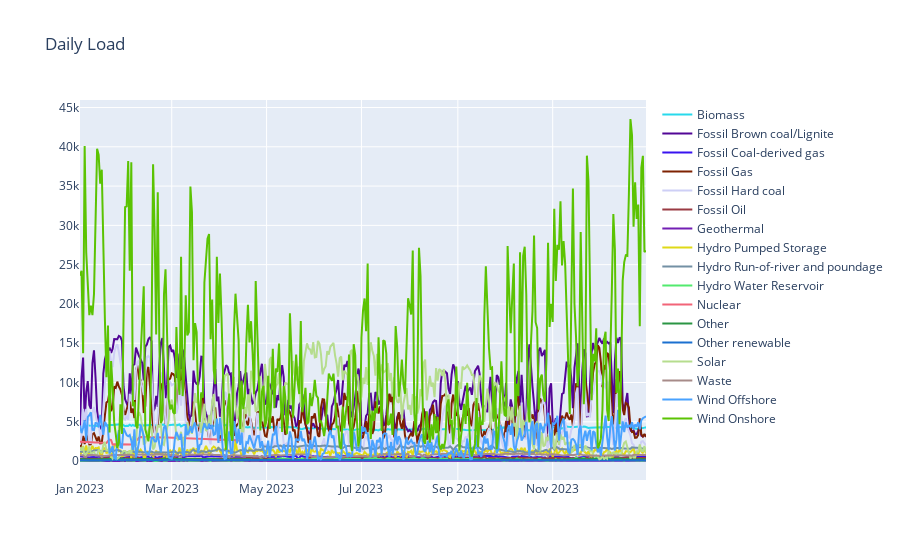
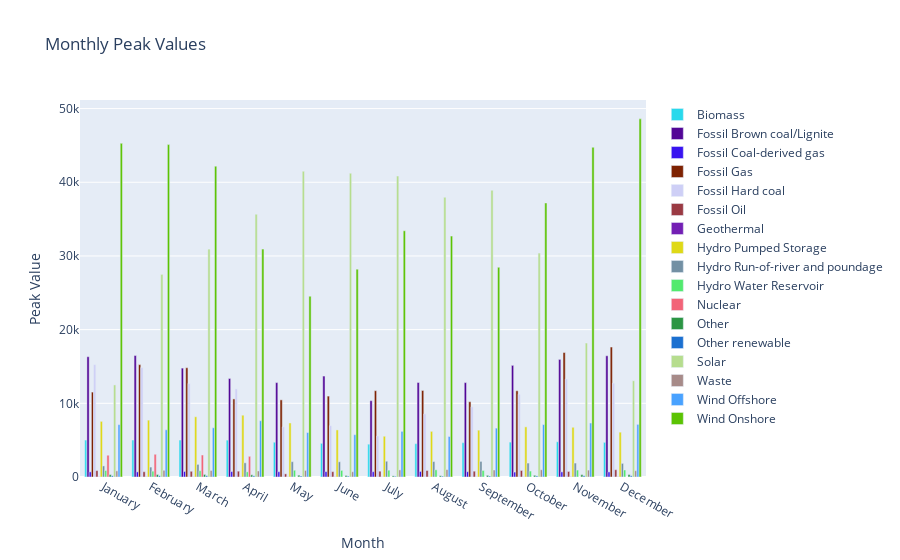
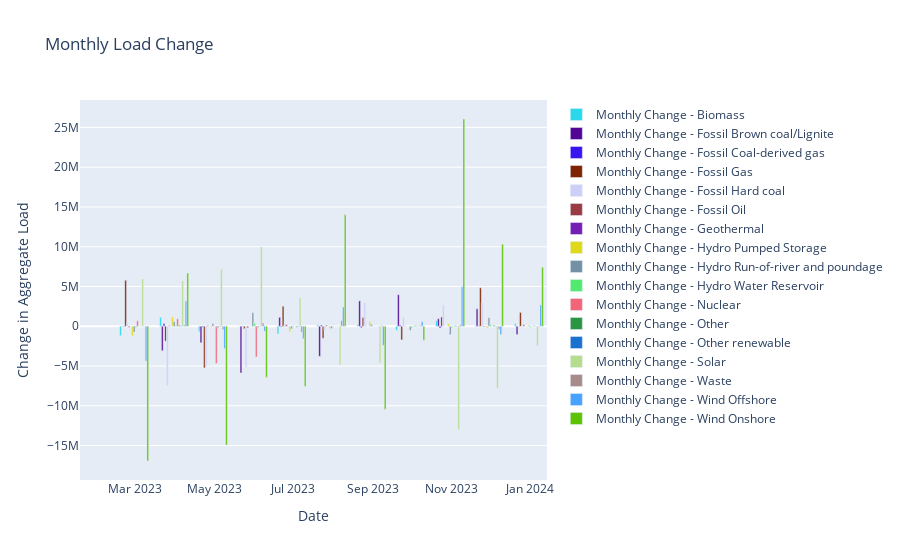

Notebook code for these charts, in order:
### Code cell
visualise_data(df_read)
#display_stats(df)

### Figure 1 — Plotly figure (JSON) as saved in the notebook; plotly's stock layout.template omitted (floating-point values rounded to 4 significant figures; data arrays with more than 128 entries replaced by an {"elided": "..."} marker saying what was removed)
{"data": [{"line": {"color": "rgb(40, 217, 236)"}, "name": "Biomass", "type": "scatter", "x": {"elided": "365 str values"}, "y": {"elided": "365 float values"}}, {"line": {"color": "rgb(82, 6, 150)"}, "name": "Fossil Brown coal/Lignite", "type": "scatter", "x": {"elided": "365 str values"}, "y": {"elided": "365 float values"}}, {"line": {"color": "rgb(57, 19, 240)"}, "name": "Fossil Coal-derived gas", "type": "scatter", "x": {"elided": "365 str values"}, "y": {"elided": "365 float values"}}, {"line": {"color": "rgb(126, 34, 2)"}, "name": "Fossil Gas", "type": "scatter", "x": {"elided": "365 str values"}, "y": {"elided": "365 float values"}}, {"line": {"color": "rgb(206, 207, 246)"}, "name": "Fossil Hard coal", "type": "scatter", "x": {"elided": "365 str values"}, "y": {"elided": "365 float values"}}, {"line": {"color": "rgb(154, 58, 67)"}, "name": "Fossil Oil", "type": "scatter", "x": {"elided": "365 str values"}, "y": {"elided": "365 float values"}}, {"line": {"color": "rgb(115, 31, 180)"}, "name": "Geothermal", "type": "scatter", "x": {"elided": "365 str values"}, "y": {"elided": "365 float values"}}, {"line": {"color": "rgb(223, 217, 23)"}, "name": "Hydro Pumped Storage", "type": "scatter", "x": {"elided": "365 str values"}, "y": {"elided": "365 float values"}}, {"line": {"color": "rgb(115, 144, 164)"}, "name": "Hydro Run-of-river and poundage", "type": "scatter", "x": {"elided": "365 str values"}, "y": {"elided": "365 float values"}}, {"line": {"color": "rgb(82, 234, 110)"}, "name": "Hydro Water Reservoir", "type": "scatter", "x": {"elided": "365 str values"}, "y": {"elided": "365 float values"}}, {"line": {"color": "rgb(242, 100, 120)"}, "name": "Nuclear", "type": "scatter", "x": {"elided": "365 str values"}, "y": {"elided": "365 float values"}}, {"line": {"color": "rgb(43, 149, 68)"}, "name": "Other", "type": "scatter", "x": {"elided": "365 str values"}, "y": {"elided": "365 float values"}}, {"line": {"color": "rgb(27, 112, 208)"}, "name": "Other renewable", "type": "scatter", "x": {"elided": "365 str values"}, "y": {"elided": "365 float values"}}, {"line": {"color": "rgb(182, 221, 142)"}, "name": "Solar", "type": "scatter", "x": {"elided": "365 str values"}, "y": {"elided": "365 float values"}}, {"line": {"color": "rgb(167, 139, 137)"}, "name": "Waste", "type": "scatter", "x": {"elided": "365 str values"}, "y": {"elided": "365 float values"}}, {"line": {"color": "rgb(73, 162, 255)"}, "name": "Wind Offshore", "type": "scatter", "x": {"elided": "365 str values"}, "y": {"elided": "365 float values"}}, {"line": {"color": "rgb(91, 195, 3)"}, "name": "Wind Onshore", "type": "scatter", "x": {"elided": "365 str values"}, "y": {"elided": "365 float values"}}], "layout": {"title": {"text": "Daily Load "}}}

### Figure 2 — Plotly figure (JSON) as saved in the notebook; plotly's stock layout.template omitted (floating-point values rounded to 4 significant figures)
{"data": [{"marker": {"color": "rgb(40, 217, 236)"}, "name": "Biomass", "type": "bar", "x": ["January", "February", "March", "April", "May", "June", "July", "August", "September", "October", "November", "December"], "y": [5016.0, 5021.0, 5018.0, 5004.0, 4719.0, 4569.0, 4456.0, 4528.0, 4662.0, 4732.0, 4780.0, 4704.0]}, {"marker": {"color": "rgb(82, 6, 150)"}, "name": "Fossil Brown coal/Lignite", "type": "bar", "x": ["January", "February", "March", "April", "May", "June", "July", "August", "September", "October", "November", "December"], "y": [16330.0, 16490.0, 14780.0, 13370.0, 12810.0, 13700.0, 10360.0, 12820.0, 12810.0, 15150.0, 15960.0, 16450.0]}, {"marker": {"color": "rgb(57, 19, 240)"}, "name": "Fossil Coal-derived gas", "type": "bar", "x": ["January", "February", "March", "April", "May", "June", "July", "August", "September", "October", "November", "December"], "y": [698.0, 698.0, 753.0, 739.0, 721.0, 730.0, 721.0, 756.0, 721.0, 669.0, 698.0, 692.0]}, {"marker": {"color": "rgb(126, 34, 2)"}, "name": "Fossil Gas", "type": "bar", "x": ["January", "February", "March", "April", "May", "June", "July", "August", "September", "October", "November", "December"], "y": [11520.0, 15250.0, 14830.0, 10600.0, 10470.0, 10980.0, 11710.0, 11740.0, 10220.0, 11700.0, 16890.0, 17640.0]}, {"marker": {"color": "rgb(206, 207, 246)"}, "name": "Fossil Hard coal", "type": "bar", "x": ["January", "February", "March", "April", "May", "June", "July", "August", "September", "October", "November", "December"], "y": [15260.0, 14850.0, 12700.0, 11960.0, 6800.0, 6965.0, 5567.0, 8568.0, 9521.0, 11240.0, 13300.0, 12740.0]}, {"marker": {"color": "rgb(154, 58, 67)"}, "name": "Fossil Oil", "type": "bar", "x": ["January", "February", "March", "April", "May", "June", "July", "August", "September", "October", "November", "December"], "y": [870.0, 718.0, 775.0, 791.0, 428.0, 728.0, 790.0, 883.0, 788.0, 885.0, 753.0, 986.0]}, {"marker": {"color": "rgb(115, 31, 180)"}, "name": "Geothermal", "type": "bar", "x": ["January", "February", "March", "April", "May", "June", "July", "August", "September", "October", "November", "December"], "y": [32.0, 32.0, 31.0, 27.0, 30.0, 28.0, 23.0, 23.0, 25.0, 28.0, 32.0, 32.0]}, {"marker": {"color": "rgb(223, 217, 23)"}, "name": "Hydro Pumped Storage", "type": "bar", "x": ["January", "February", "March", "April", "May", "June", "July", "August", "September", "October", "November", "December"], "y": [7551.0, 7717.0, 8174.0, 8387.0, 7336.0, 6391.0, 5531.0, 6194.0, 6357.0, 6804.0, 6746.0, 6085.0]}, {"marker": {"color": "rgb(115, 144, 164)"}, "name": "Hydro Run-of-river and poundage", "type": "bar", "x": ["January", "February", "March", "April", "May", "June", "July", "August", "September", "October", "November", "December"], "y": [1504.0, 1347.0, 1713.0, 1925.0, 2078.0, 2064.0, 2139.0, 2093.0, 2117.0, 1892.0, 1890.0, 1847.0]}, {"marker": {"color": "rgb(82, 234, 110)"}, "name": "Hydro Water Reservoir", "type": "bar", "x": ["January", "February", "March", "April", "May", "June", "July", "August", "September", "October", "November", "December"], "y": [884.0, 792.0, 856.0, 706.0, 918.0, 897.0, 922.0, 976.0, 888.0, 809.0, 942.0, 951.0]}, {"marker": {"color": "rgb(242, 100, 120)"}, "name": "Nuclear", "type": "bar", "x": ["January", "February", "March", "April", "May", "June", "July", "August", "September", "October", "November", "December"], "y": [2956.0, 3084.0, 2983.0, 2807.0, NaN, NaN, NaN, NaN, NaN, NaN, NaN, NaN]}, {"marker": {"color": "rgb(43, 149, 68)"}, "name": "Other", "type": "bar", "x": ["January", "February", "March", "April", "May", "June", "July", "August", "September", "October", "November", "December"], "y": [327.0, 342.0, 349.0, 299.0, 250.0, 210.0, 154.0, 175.0, 227.0, 234.0, 321.0, 337.0]}, {"marker": {"color": "rgb(27, 112, 208)"}, "name": "Other renewable", "type": "bar", "x": ["January", "February", "March", "April", "May", "June", "July", "August", "September", "October", "November", "December"], "y": [168.0, 179.0, 182.0, 162.0, 136.0, 125.0, 96.0, 115.0, 133.0, 146.0, 175.0, 173.0]}, {"marker": {"color": "rgb(182, 221, 142)"}, "name": "Solar", "type": "bar", "x": ["January", "February", "March", "April", "May", "June", "July", "August", "September", "October", "November", "December"], "y": [12500.0, 27490.0, 30930.0, 35660.0, 41490.0, 41220.0, 40840.0, 37960.0, 38910.0, 30390.0, 18180.0, 13060.0]}, {"marker": {"color": "rgb(167, 139, 137)"}, "name": "Waste", "type": "bar", "x": ["January", "February", "March", "April", "May", "June", "July", "August", "September", "October", "November", "December"], "y": [833.0, 910.0, 888.0, 818.0, 894.0, 716.0, 965.0, 1001.0, 950.0, 983.0, 935.0, 858.0]}, {"marker": {"color": "rgb(73, 162, 255)"}, "name": "Wind Offshore", "type": "bar", "x": ["January", "February", "March", "April", "May", "June", "July", "August", "September", "October", "November", "December"], "y": [7109.0, 6407.0, 6679.0, 7640.0, 6038.0, 5742.0, 6194.0, 5496.0, 6631.0, 7115.0, 7325.0, 7143.0]}, {"marker": {"color": "rgb(91, 195, 3)"}, "name": "Wind Onshore", "type": "bar", "x": ["January", "February", "March", "April", "May", "June", "July", "August", "September", "October", "November", "December"], "y": [45280.0, 45120.0, 42180.0, 30940.0, 24530.0, 28200.0, 33420.0, 32700.0, 28460.0, 37190.0, 44740.0, 48610.0]}], "layout": {"barmode": "group", "title": {"text": "Monthly Peak Values"}, "xaxis": {"title": {"text": "Month"}}, "yaxis": {"title": {"text": "Peak Value"}}}}

### Figure 3 — Plotly figure (JSON) as saved in the notebook; plotly's stock layout.template omitted (floating-point values rounded to 4 significant figures)
{"data": [{"marker": {"color": "rgb(40, 217, 236)"}, "name": "Monthly Change - Biomass", "type": "bar", "x": ["2023-01-31T00:00:00+01:00", "2023-02-28T00:00:00+01:00", "2023-03-31T00:00:00+02:00", "2023-04-30T00:00:00+02:00", "2023-05-31T00:00:00+02:00", "2023-06-30T00:00:00+02:00", "2023-07-31T00:00:00+02:00", "2023-08-31T00:00:00+02:00", "2023-09-30T00:00:00+02:00", "2023-10-31T00:00:00+01:00", "2023-11-30T00:00:00+01:00", "2023-12-31T00:00:00+01:00"], "y": [NaN, -1180000.0, 1124000.0, -711000.0, -10190.0, -966800.0, 165600.0, 217000.0, -519900.0, 721400.0, 45940.0, 312800.0]}, {"marker": {"color": "rgb(82, 6, 150)"}, "name": "Monthly Change - Fossil Brown coal/Lignite", "type": "bar", "x": ["2023-01-31T00:00:00+01:00", "2023-02-28T00:00:00+01:00", "2023-03-31T00:00:00+02:00", "2023-04-30T00:00:00+02:00", "2023-05-31T00:00:00+02:00", "2023-06-30T00:00:00+02:00", "2023-07-31T00:00:00+02:00", "2023-08-31T00:00:00+02:00", "2023-09-30T00:00:00+02:00", "2023-10-31T00:00:00+01:00", "2023-11-30T00:00:00+01:00", "2023-12-31T00:00:00+01:00"], "y": [NaN, -23110.0, -3079000.0, -2081000.0, -5873000.0, 1126000.0, -3784000.0, 3190000.0, 3966000.0, 946200.0, 2188000.0, -1037000.0]}, {"marker": {"color": "rgb(57, 19, 240)"}, "name": "Monthly Change - Fossil Coal-derived gas", "type": "bar", "x": ["2023-01-31T00:00:00+01:00", "2023-02-28T00:00:00+01:00", "2023-03-31T00:00:00+02:00", "2023-04-30T00:00:00+02:00", "2023-05-31T00:00:00+02:00", "2023-06-30T00:00:00+02:00", "2023-07-31T00:00:00+02:00", "2023-08-31T00:00:00+02:00", "2023-09-30T00:00:00+02:00", "2023-10-31T00:00:00+01:00", "2023-11-30T00:00:00+01:00", "2023-12-31T00:00:00+01:00"], "y": [NaN, -47440.0, 349500.0, -117000.0, 39990.0, -101300.0, 150800.0, -175400.0, 172200.0, -227800.0, 53680.0, -27740.0]}, {"marker": {"color": "rgb(126, 34, 2)"}, "name": "Monthly Change - Fossil Gas", "type": "bar", "x": ["2023-01-31T00:00:00+01:00", "2023-02-28T00:00:00+01:00", "2023-03-31T00:00:00+02:00", "2023-04-30T00:00:00+02:00", "2023-05-31T00:00:00+02:00", "2023-06-30T00:00:00+02:00", "2023-07-31T00:00:00+02:00", "2023-08-31T00:00:00+02:00", "2023-09-30T00:00:00+02:00", "2023-10-31T00:00:00+01:00", "2023-11-30T00:00:00+01:00", "2023-12-31T00:00:00+01:00"], "y": [NaN, 5782000.0, -1876000.0, -5218000.0, -309100.0, 2525000.0, -1513000.0, 1114000.0, -1716000.0, 1171000.0, 4843000.0, 1736000.0]}, {"marker": {"color": "rgb(206, 207, 246)"}, "name": "Monthly Change - Fossil Hard coal", "type": "bar", "x": ["2023-01-31T00:00:00+01:00", "2023-02-28T00:00:00+01:00", "2023-03-31T00:00:00+02:00", "2023-04-30T00:00:00+02:00", "2023-05-31T00:00:00+02:00", "2023-06-30T00:00:00+02:00", "2023-07-31T00:00:00+02:00", "2023-08-31T00:00:00+02:00", "2023-09-30T00:00:00+02:00", "2023-10-31T00:00:00+01:00", "2023-11-30T00:00:00+01:00", "2023-12-31T00:00:00+01:00"], "y": [NaN, 442200.0, -7482000.0, -5003000.0, -5170000.0, 224700.0, -516100.0, 2986000.0, 1110000.0, 2642000.0, 2955000.0, -100000.0]}, {"marker": {"color": "rgb(154, 58, 67)"}, "name": "Monthly Change - Fossil Oil", "type": "bar", "x": ["2023-01-31T00:00:00+01:00", "2023-02-28T00:00:00+01:00", "2023-03-31T00:00:00+02:00", "2023-04-30T00:00:00+02:00", "2023-05-31T00:00:00+02:00", "2023-06-30T00:00:00+02:00", "2023-07-31T00:00:00+02:00", "2023-08-31T00:00:00+02:00", "2023-09-30T00:00:00+02:00", "2023-10-31T00:00:00+01:00", "2023-11-30T00:00:00+01:00", "2023-12-31T00:00:00+01:00"], "y": [NaN, -129800.0, 65450.0, 95650.0, -190200.0, 197500.0, 130500.0, -43160.0, 37420.0, 10130.0, -95760.0, 190800.0]}, {"marker": {"color": "rgb(115, 31, 180)"}, "name": "Monthly Change - Geothermal", "type": "bar", "x": ["2023-01-31T00:00:00+01:00", "2023-02-28T00:00:00+01:00", "2023-03-31T00:00:00+02:00", "2023-04-30T00:00:00+02:00", "2023-05-31T00:00:00+02:00", "2023-06-30T00:00:00+02:00", "2023-07-31T00:00:00+02:00", "2023-08-31T00:00:00+02:00", "2023-09-30T00:00:00+02:00", "2023-10-31T00:00:00+01:00", "2023-11-30T00:00:00+01:00", "2023-12-31T00:00:00+01:00"], "y": [NaN, -4797.0, -6349.0, -7989.0, 10040.0, -18610.0, -6640.0, 126.0, 2832.0, 14510.0, 15700.0, 335.0]}, {"marker": {"color": "rgb(223, 217, 23)"}, "name": "Monthly Change - Hydro Pumped Storage", "type": "bar", "x": ["2023-01-31T00:00:00+01:00", "2023-02-28T00:00:00+01:00", "2023-03-31T00:00:00+02:00", "2023-04-30T00:00:00+02:00", "2023-05-31T00:00:00+02:00", "2023-06-30T00:00:00+02:00", "2023-07-31T00:00:00+02:00", "2023-08-31T00:00:00+02:00", "2023-09-30T00:00:00+02:00", "2023-10-31T00:00:00+01:00", "2023-11-30T00:00:00+01:00", "2023-12-31T00:00:00+01:00"], "y": [NaN, -1185000.0, 1173000.0, -112600.0, -45680.0, -687700.0, -259100.0, 553300.0, -12580.0, 313700.0, -210400.0, -52240.0]}, {"marker": {"color": "rgb(115, 144, 164)"}, "name": "Monthly Change - Hydro Run-of-river and poundage", "type": "bar", "x": ["2023-01-31T00:00:00+01:00", "2023-02-28T00:00:00+01:00", "2023-03-31T00:00:00+02:00", "2023-04-30T00:00:00+02:00", "2023-05-31T00:00:00+02:00", "2023-06-30T00:00:00+02:00", "2023-07-31T00:00:00+02:00", "2023-08-31T00:00:00+02:00", "2023-09-30T00:00:00+02:00", "2023-10-31T00:00:00+01:00", "2023-11-30T00:00:00+01:00", "2023-12-31T00:00:00+01:00"], "y": [NaN, -717100.0, 561600.0, 319600.0, 1700000.0, -317000.0, -284000.0, 229400.0, -507000.0, -1050000.0, 1086000.0, 106500.0]}, {"marker": {"color": "rgb(82, 234, 110)"}, "name": "Monthly Change - Hydro Water Reservoir", "type": "bar", "x": ["2023-01-31T00:00:00+01:00", "2023-02-28T00:00:00+01:00", "2023-03-31T00:00:00+02:00", "2023-04-30T00:00:00+02:00", "2023-05-31T00:00:00+02:00", "2023-06-30T00:00:00+02:00", "2023-07-31T00:00:00+02:00", "2023-08-31T00:00:00+02:00", "2023-09-30T00:00:00+02:00", "2023-10-31T00:00:00+01:00", "2023-11-30T00:00:00+01:00", "2023-12-31T00:00:00+01:00"], "y": [NaN, -152000.0, 84740.0, -32500.0, 388100.0, 65080.0, 50400.0, -24690.0, -199000.0, -151000.0, 196400.0, -130600.0]}, {"marker": {"color": "rgb(242, 100, 120)"}, "name": "Monthly Change - Nuclear", "type": "bar", "x": ["2023-01-31T00:00:00+01:00", "2023-02-28T00:00:00+01:00", "2023-03-31T00:00:00+02:00", "2023-04-30T00:00:00+02:00", "2023-05-31T00:00:00+02:00", "2023-06-30T00:00:00+02:00", "2023-07-31T00:00:00+02:00", "2023-08-31T00:00:00+02:00", "2023-09-30T00:00:00+02:00", "2023-10-31T00:00:00+01:00", "2023-11-30T00:00:00+01:00", "2023-12-31T00:00:00+01:00"], "y": [NaN, 692900.0, 936900.0, -4680000.0, -3872000.0, 0.0, 0.0, 0.0, 0.0, 0.0, 0.0, 0.0]}, {"marker": {"color": "rgb(43, 149, 68)"}, "name": "Monthly Change - Other", "type": "bar", "x": ["2023-01-31T00:00:00+01:00", "2023-02-28T00:00:00+01:00", "2023-03-31T00:00:00+02:00", "2023-04-30T00:00:00+02:00", "2023-05-31T00:00:00+02:00", "2023-06-30T00:00:00+02:00", "2023-07-31T00:00:00+02:00", "2023-08-31T00:00:00+02:00", "2023-09-30T00:00:00+02:00", "2023-10-31T00:00:00+01:00", "2023-11-30T00:00:00+01:00", "2023-12-31T00:00:00+01:00"], "y": [NaN, -15940.0, 119400.0, -148600.0, -131000.0, -119400.0, 13920.0, 3623.0, 84890.0, 79950.0, 124300.0, 68060.0]}, {"marker": {"color": "rgb(27, 112, 208)"}, "name": "Monthly Change - Other renewable", "type": "bar", "x": ["2023-01-31T00:00:00+01:00", "2023-02-28T00:00:00+01:00", "2023-03-31T00:00:00+02:00", "2023-04-30T00:00:00+02:00", "2023-05-31T00:00:00+02:00", "2023-06-30T00:00:00+02:00", "2023-07-31T00:00:00+02:00", "2023-08-31T00:00:00+02:00", "2023-09-30T00:00:00+02:00", "2023-10-31T00:00:00+01:00", "2023-11-30T00:00:00+01:00", "2023-12-31T00:00:00+01:00"], "y": [NaN, 10460.0, 62300.0, -54240.0, -53980.0, -59460.0, 7278.0, 21470.0, 27550.0, 44170.0, 28460.0, 13800.0]}, {"marker": {"color": "rgb(182, 221, 142)"}, "name": "Monthly Change - Solar", "type": "bar", "x": ["2023-01-31T00:00:00+01:00", "2023-02-28T00:00:00+01:00", "2023-03-31T00:00:00+02:00", "2023-04-30T00:00:00+02:00", "2023-05-31T00:00:00+02:00", "2023-06-30T00:00:00+02:00", "2023-07-31T00:00:00+02:00", "2023-08-31T00:00:00+02:00", "2023-09-30T00:00:00+02:00", "2023-10-31T00:00:00+01:00", "2023-11-30T00:00:00+01:00", "2023-12-31T00:00:00+01:00"], "y": [NaN, 5941000.0, 5703000.0, 7148000.0, 9988000.0, 3543000.0, -4844000.0, -4625000.0, 84260.0, -12990000.0, -7769000.0, -2428000.0]}, {"marker": {"color": "rgb(167, 139, 137)"}, "name": "Monthly Change - Waste", "type": "bar", "x": ["2023-01-31T00:00:00+01:00", "2023-02-28T00:00:00+01:00", "2023-03-31T00:00:00+02:00", "2023-04-30T00:00:00+02:00", "2023-05-31T00:00:00+02:00", "2023-06-30T00:00:00+02:00", "2023-07-31T00:00:00+02:00", "2023-08-31T00:00:00+02:00", "2023-09-30T00:00:00+02:00", "2023-10-31T00:00:00+01:00", "2023-11-30T00:00:00+01:00", "2023-12-31T00:00:00+01:00"], "y": [NaN, 12050.0, 158600.0, -451200.0, 410700.0, -735100.0, 711800.0, 96680.0, 72450.0, 167900.0, -388100.0, -48600.0]}, {"marker": {"color": "rgb(73, 162, 255)"}, "name": "Monthly Change - Wind Offshore", "type": "bar", "x": ["2023-01-31T00:00:00+01:00", "2023-02-28T00:00:00+01:00", "2023-03-31T00:00:00+02:00", "2023-04-30T00:00:00+02:00", "2023-05-31T00:00:00+02:00", "2023-06-30T00:00:00+02:00", "2023-07-31T00:00:00+02:00", "2023-08-31T00:00:00+02:00", "2023-09-30T00:00:00+02:00", "2023-10-31T00:00:00+01:00", "2023-11-30T00:00:00+01:00", "2023-12-31T00:00:00+01:00"], "y": [NaN, -4365000.0, 3180000.0, -2798000.0, -617500.0, -1560000.0, 2416000.0, -2406000.0, 569000.0, 4968000.0, -1031000.0, 2685000.0]}, {"marker": {"color": "rgb(91, 195, 3)"}, "name": "Monthly Change - Wind Onshore", "type": "bar", "x": ["2023-01-31T00:00:00+01:00", "2023-02-28T00:00:00+01:00", "2023-03-31T00:00:00+02:00", "2023-04-30T00:00:00+02:00", "2023-05-31T00:00:00+02:00", "2023-06-30T00:00:00+02:00", "2023-07-31T00:00:00+02:00", "2023-08-31T00:00:00+02:00", "2023-09-30T00:00:00+02:00", "2023-10-31T00:00:00+01:00", "2023-11-30T00:00:00+01:00", "2023-12-31T00:00:00+01:00"], "y": [NaN, -16950000.0, 6692000.0, -14930000.0, -6420000.0, -7560000.0, 14030000.0, -10420000.0, -1748000.0, 26070000.0, 10320000.0, 7423000.0]}], "layout": {"barmode": "group", "title": {"text": "Monthly Load Change"}, "xaxis": {"title": {"text": "Date"}}, "yaxis": {"title": {"text": "Change in Aggregate Load"}}}}
